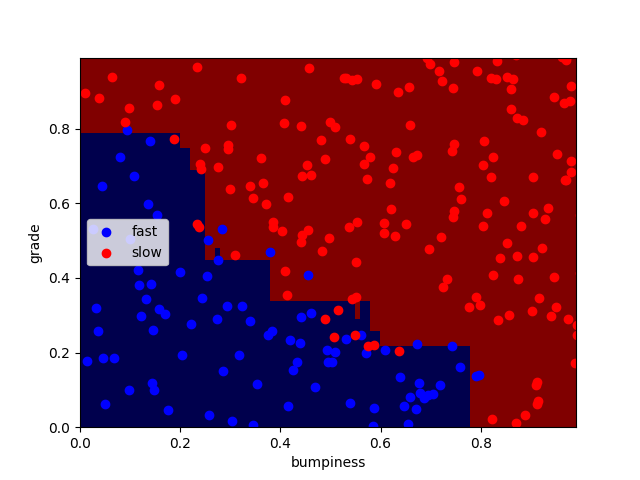

Generate this figure with Python:
#!/usr/bin/python

import matplotlib.pyplot as plt
from sklearn import ensemble
from sklearn.metrics import accuracy_score
from prep_terrain_data import makeTerrainData
from class_vis import prettyPicture

features_train, labels_train, features_test, labels_test = makeTerrainData()


### the training data (features_train, labels_train) have both "fast" and "slow"
### points mixed together--separate them so we can give them different colors
### in the scatterplot and identify them visually
grade_fast = [features_train[ii][0] for ii in range(0, len(features_train)) if labels_train[ii]==0]
bumpy_fast = [features_train[ii][1] for ii in range(0, len(features_train)) if labels_train[ii]==0]
grade_slow = [features_train[ii][0] for ii in range(0, len(features_train)) if labels_train[ii]==1]
bumpy_slow = [features_train[ii][1] for ii in range(0, len(features_train)) if labels_train[ii]==1]



### your code here!  name your classifier object clf if you want the 
### visualization code (prettyPicture) to show you the decision boundary
clf = ensemble.AdaBoostClassifier()
clf.fit(features_train, labels_train)
pred = clf.predict(features_test)

print 'Accuracy {}'.format(accuracy_score(labels_test, pred))
try:
    prettyPicture(clf, features_test, labels_test)
except NameError:
    pass
